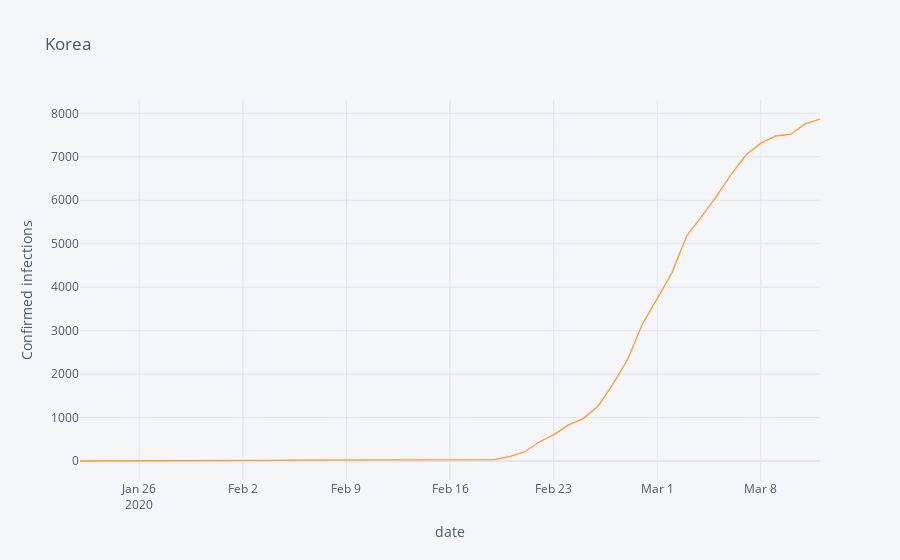

The notebook cell saved with this chart:
### Markdown cell above
## Korea

### Code cell
confirmed_korea_df_ = confirmed_df[confirmed_df['Country/Region'] == 'Korea, South']
confirmed_korea_df = pd.DataFrame(zip(confirmed_korea_df_.columns.to_list()[4:], confirmed_korea_df_.values[0][4:]), columns=['date', 'confirmed'])
confirmed_korea_df['date'] = pd.to_datetime(confirmed_korea_df['date'])
confirmed_korea_df.set_index('date', inplace=True)
confirmed_korea_df.iplot(yTitle='Confirmed infections', xTitle='date', title='Korea')

### Figure 1 — Plotly figure (JSON) as saved in the notebook; plotly's stock layout.template omitted (floating-point values rounded to 4 significant figures)
{"data": [{"line": {"color": "rgba(255, 153, 51, 1.0)", "dash": "solid", "shape": "linear", "width": 1.3}, "mode": "lines", "name": "confirmed", "text": "", "type": "scatter", "x": ["2020-01-22", "2020-01-23", "2020-01-24", "2020-01-25", "2020-01-26", "2020-01-27", "2020-01-28", "2020-01-29", "2020-01-30", "2020-01-31", "2020-02-01", "2020-02-02", "2020-02-03", "2020-02-04", "2020-02-05", "2020-02-06", "2020-02-07", "2020-02-08", "2020-02-09", "2020-02-10", "2020-02-11", "2020-02-12", "2020-02-13", "2020-02-14", "2020-02-15", "2020-02-16", "2020-02-17", "2020-02-18", "2020-02-19", "2020-02-20", "2020-02-21", "2020-02-22", "2020-02-23", "2020-02-24", "2020-02-25", "2020-02-26", "2020-02-27", "2020-02-28", "2020-02-29", "2020-03-01", "2020-03-02", "2020-03-03", "2020-03-04", "2020-03-05", "2020-03-06", "2020-03-07", "2020-03-08", "2020-03-09", "2020-03-10", "2020-03-11", "2020-03-12"], "y": [1, 1, 2, 2, 3, 4, 4, 4, 4, 11, 12, 15, 15, 16, 19, 23, 24, 24, 25, 27, 28, 28, 28, 28, 28, 29, 30, 31, 31, 104, 204, 433, 602, 833, 977, 1261, 1766, 2337, 3150, 3736, 4335, 5186, 5621, 6088, 6593, 7041, 7314, 7478, 7513, 7755, 7869]}], "layout": {"legend": {"bgcolor": "#F5F6F9", "font": {"color": "#4D5663"}}, "paper_bgcolor": "#F5F6F9", "plot_bgcolor": "#F5F6F9", "title": {"font": {"color": "#4D5663"}, "text": "Korea"}, "xaxis": {"gridcolor": "#E1E5ED", "showgrid": true, "tickfont": {"color": "#4D5663"}, "title": {"font": {"color": "#4D5663"}, "text": "date"}, "zerolinecolor": "#E1E5ED"}, "yaxis": {"gridcolor": "#E1E5ED", "showgrid": true, "tickfont": {"color": "#4D5663"}, "title": {"font": {"color": "#4D5663"}, "text": "Confirmed infections"}, "zerolinecolor": "#E1E5ED"}}}
